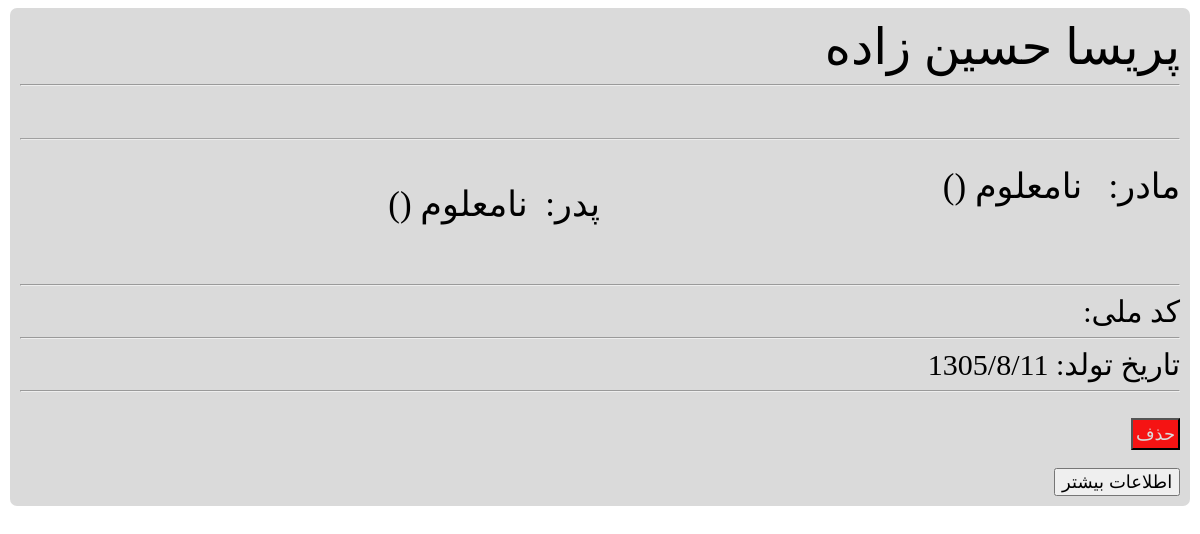
/index/show/2/, run on the app's committed database.
### FPPI/models.py (models this page shows)
class Person(models.Model):
    Name = models.CharField(max_length=100, null=1)
    Family = models.CharField(max_length=100,null=1)
    sex = models.CharField(max_length=10, null=1)
    CodeNational = models.CharField(max_length=100, null=1)
    Birth = models.CharField(null=1,max_length=100)
    Adr = models.CharField(null=1, max_length=200)
    Father = models.ForeignKey("Father", models.CASCADE, null=1)
    Mother = models.ForeignKey("Mother", models.CASCADE, null=True)
    MoreInfo = models.CharField(max_length=3000 ,null=1,)
    Sister =  models.ManyToManyField("Sister")
    Brother =  models.ManyToManyField("Brother")
    Souse =  models.ManyToManyField("Souse")
    upload = models.ImageField(upload_to ="Profile/", null=1)

### FPPI/views.py (the view)
# urls.py: path('index/show/<int:id>/',views.Show),
def Show(request, id):
    per = models.Person.objects.get(pk=id)
    class null:
        Name = "نامعلوم"
    try:
        mother = models.Mother.objects.get(pk=per.Mother_id)
    except:
        mother = null()
    try:
        father = models.Father.objects.get(pk=per.Father_id)
    except:
        father = null()
    context = {
        'person': per,
        'mother': mother,
        'father': father,
    }
    return render(request, "FPPI/show.html", context)

### FPPI/templates/FPPI/show.html (shortened to what this page needs)
<!DOCTYPE html>
<html lang="en">
<head>
    {% load static %}
    <link rel="stylesheet" type="text/css" href="{% static 'css/show-style.css' %}">
</head>
<body>
    <div id="mother_div">
        <a id="name"> {{ person.Name }} {{ person.Family }}</a>
        <br>
        <hr>
        <br>
        <div id="Profile">
        <br>
        <hr>
        <br>
        </div>
        <div>
            <div class="parent">مادر:	&nbsp; {{ mother.Name }} {{ mother.Family }}({{ mother.CodeNational }})</div>
            <br>
            <div class="parent">پدر:	&nbsp;{{ father.Name }} {{ father.Family }}({{ father.CodeNational }})</div>
        </div>
        <hr>
        <a id="code">کد ملی: {{ person.CodeNational }}</a>
        <br>
        <hr>
        <a id="code">تاریخ تولد: {{ person.Birth }}</a>
        <br>
        <hr>
        <br>
        <form method="POST" action="{% url 'D' %}" id="form-delete">
            <button id="delete">حذف</button>
        </form>
        <br>
        <button id="more" onclick="show_more()">اطلاعات بیشتر</button>
    </div>
</body>
</html>

### FPPI/static/css/show-style.css (style rules this page uses)
body { direction: rtl; overflow-x: hidden; font-family: Calibri; margin: 0,0,0,0; }
#mother_div { width: 98%; margin-right: auto; margin-left: auto; background-color: #dadada; height: fit-content; padding: 10px; border-radius: 7px; }
#name { font-size: 50px; color: black; }
@media only screen and (min-width:900px) { .parent { width: 50%; float: right; height: 100px; font-size: 35px; } }
#code { margin-top: 0px; font-size: 30px; font-family: Calibri; }
button { font-size: large; }
#delete { padding: 3px; background-color: rgb(245, 19, 19); color: #dadada; }
#Profile { text-align: center; opacity: 90%; }

### data on the page
Person: Name "پریسا", Family "حسین زاده", Birth "1305/8/11"

### other printed values
{{ mother.Name }} "نامعلوم"
{{ father.Name }} "نامعلوم"
